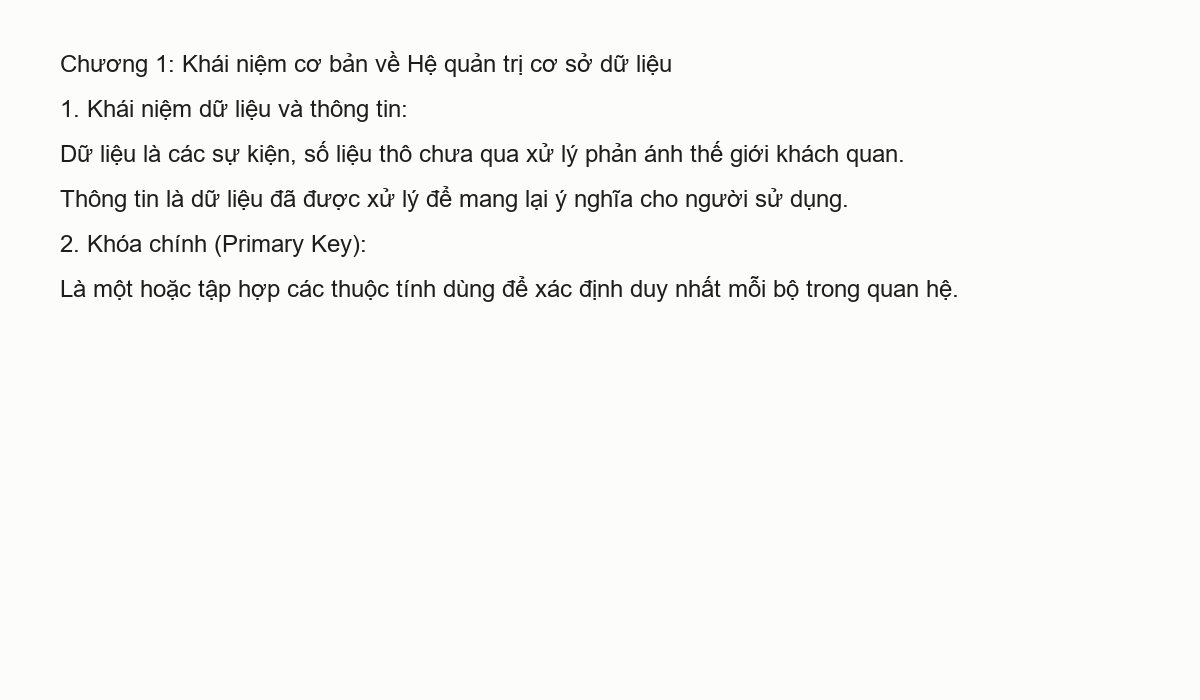
#> input picture ocr_module/eval/images/sample_clean.png, 1200 x 700 px
$ python -i preprocess.py   (imports and definitions only)
#> lines starting #> are read from the running program, lines starting #| are printed output that depends on the picture; after the words box and inside, x2 and y2 are one past the last pixel; in counts of white or black regions, pixels touching at a corner belong together
#> further down, picture is the input picture: shape (700, 1200, 3); mean B, G, R 245.2, 247.2, 247.2
"""
Module tiền xử lý ảnh (preprocess.py).
Thứ tự chuẩn theo thiết kế:
1. EXIF (đã xử lý ở io_utils)
2. Resize (giới hạn cạnh dài, giữ tỉ lệ, cv2.INTER_AREA, không phóng to ảnh nhỏ)
3. Đo & Kiểm tra chất lượng (quality.py)
4. Xoay góc 90°/180° (thủ công hoặc phát hiện)
5. Nắn phối cảnh (tùy chọn)
6. Chỉnh nghiêng nhỏ (deskew trong khoảng [-15°, 15°])
7. Cân bằng sáng & khử bóng đổ (LAB + Background Division + CLAHE)
8. Khử nhiễu nhẹ (chỉ khi cần)
9. Làm nét nhẹ (unsharp mask nhẹ)
"""

from typing import Tuple, List, Dict, Any, Optional
import cv2
import numpy as np

from .config import PreprocessConfig, QualityThresholds
from .quality import measure_image_quality, evaluate_quality


# [85 lines left out: functions resize_image, rotate_orthogonal, deskew_image, not called in this run]


def fix_illumination(img_bgr: np.ndarray, clip_limit: float = 2.0) -> np.ndarray:
    """
    Cân bằng sáng, khử bóng đổ không đều bằng kỹ thuật ước lượng nền (background division)
    kết hợp CLAHE trên kênh L (không gian màu LAB).
    Giữ nguyên ảnh màu / xám mượt mà, TUYỆT ĐỐI không nhị phân hóa cứng.
    """
#> called with clip_limit = 2
    lab = cv2.cvtColor(img_bgr, cv2.COLOR_BGR2LAB)
#> lab: shape (700, 1200, 3); mean of channels 0, 1, 2 247.3, 128, 129
    l, a, b = cv2.split(lab)
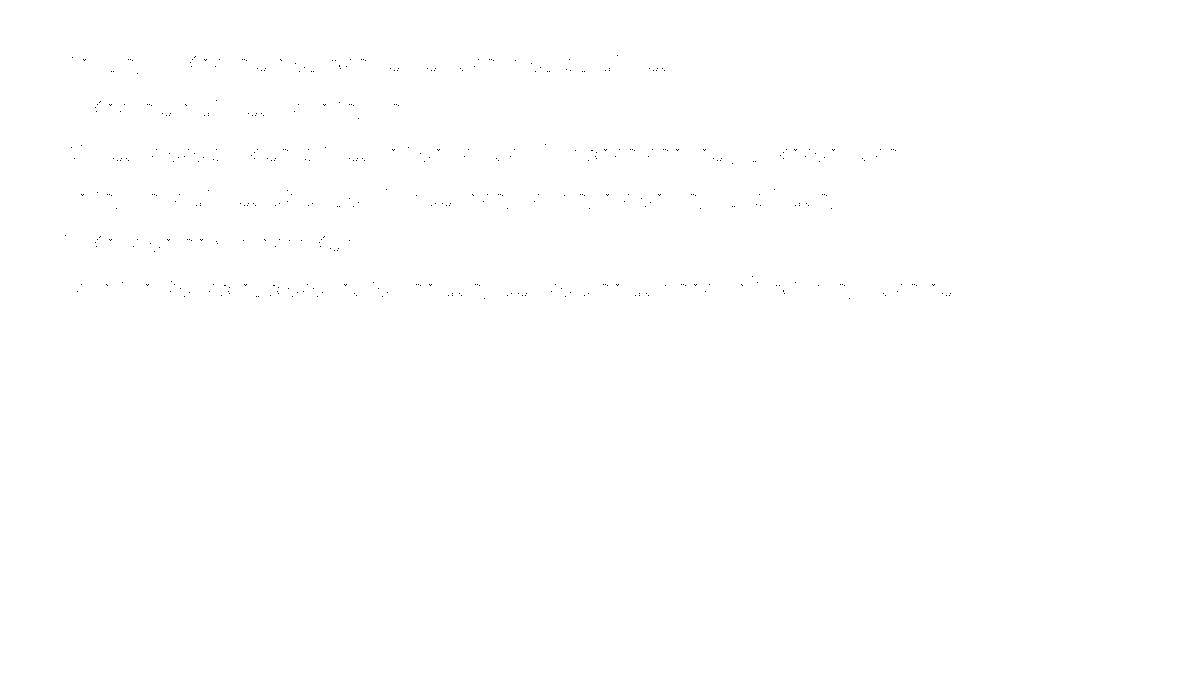
#> a: shape (700, 1200); values 127 (black) and 128 (white), 99.9% white; black in thin lines or dots, all inside (x1, y1, x2, y2) = (65, 55, 951, 299)
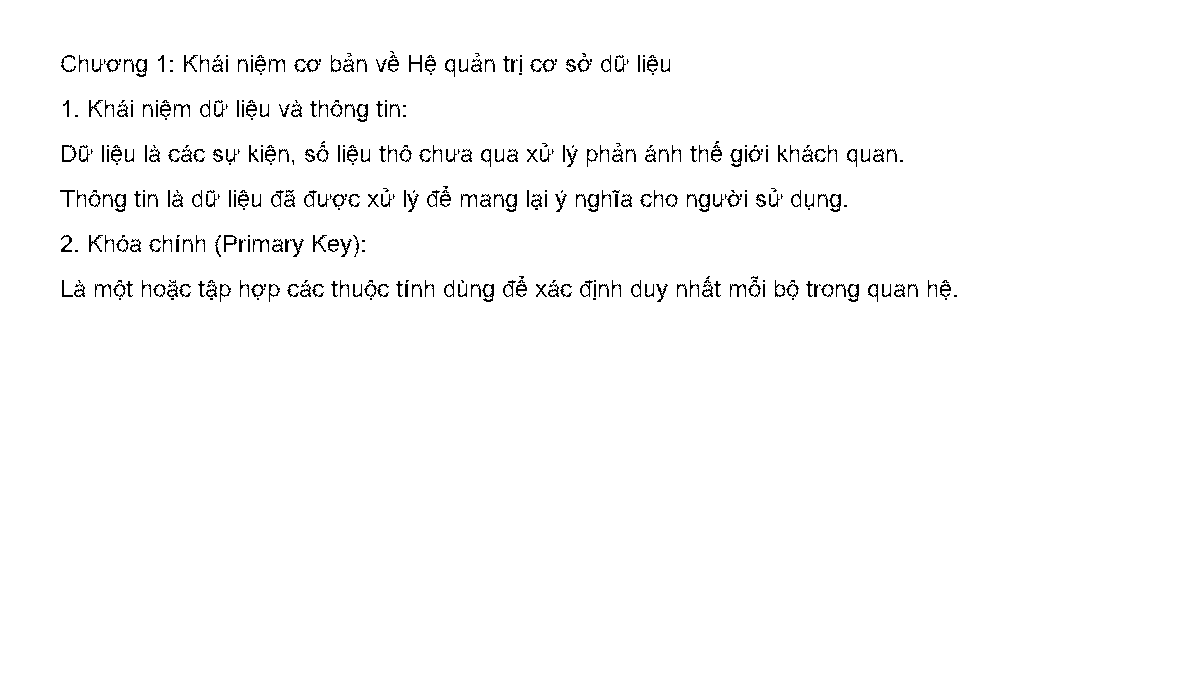
#> b: shape (700, 1200); values 128 (black) and 129 (white), 98.1% white; black in thin lines or dots, all inside (x1, y1, x2, y2) = (60, 51, 957, 302)

    # Kernel lẻ tỉ lệ theo kích thước ảnh
    k = max(31, (min(l.shape) // 8) | 1)
#> k = 87

    # Ước lượng nền bằng Morphological Close + Gaussian Blur
    struct_elem = cv2.getStructuringElement(cv2.MORPH_ELLIPSE, (k, k))
    bg = cv2.morphologyEx(l, cv2.MORPH_CLOSE, struct_elem)
#> bg: shape (700, 1200); every value is 252
    bg = cv2.GaussianBlur(bg, (0, 0), sigmaX=k / 3.0)

    # Phép chia nền: L / Background * 255
    l_div = cv2.divide(l, bg, scale=255)
    l_norm = cv2.normalize(l_div, None, 0, 255, cv2.NORM_MINMAX)

    # Tăng cường tương phản cục bộ bằng CLAHE
    clahe = cv2.createCLAHE(clipLimit=clip_limit, tileGridSize=(8, 8))
    l_enhanced = clahe.apply(l_norm)

    result_lab = cv2.merge([l_enhanced, a, b])
#> result_lab: shape (700, 1200, 3); mean of channels 0, 1, 2 249.7, 128, 129
    return cv2.cvtColor(result_lab, cv2.COLOR_LAB2BGR)


def mild_denoise(img_bgr: np.ndarray) -> np.ndarray:
    """Khử nhiễu nhẹ với Non-local Means (cường độ thấp để tránh làm mất dấu tiếng Việt)."""
    return cv2.fastNlMeansDenoisingColored(img_bgr, None, h=3, hColor=3, templateWindowSize=7, searchWindowSize=21)


# [68 lines left out: functions mild_sharpen, run_preprocessing_pipeline, not called in this run]

>>> import cv2
>>> picture = cv2.imread('eval/images/sample_clean.png')
>>> result = fix_illumination(picture)

$ run again, on ocr_module/eval/images/sample_skewed.png
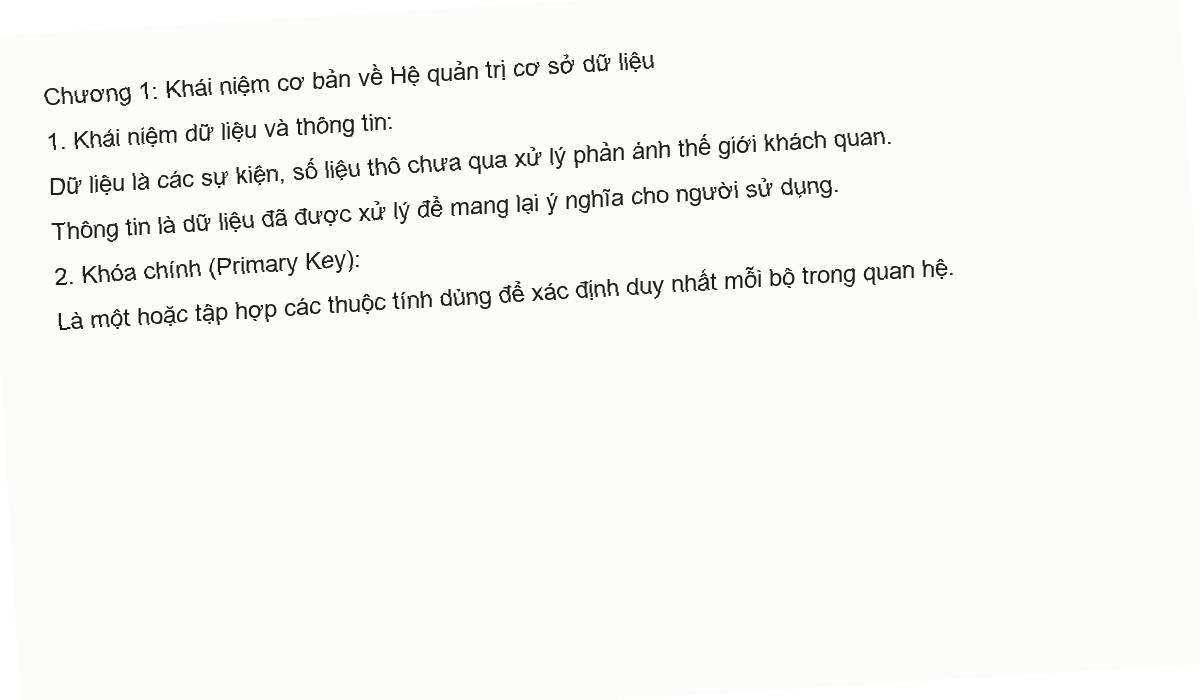
#> input picture ocr_module/eval/images/sample_skewed.png, 1200 x 700 px
#> picture is the input picture: shape (700, 1200, 3); mean B, G, R 245.4, 247.3, 247.3
#> lab: shape (700, 1200, 3); mean of channels 0, 1, 2 247.4, 128, 128.9
#> a: shape (700, 1200); values 127 (black) and 128 (white), 99.9% white; black in thin lines or dots, all inside (x1, y1, x2, y2) = (55, 54, 947, 324)
#> in fix_illumination, `l, a, b = cv2.split(lab)`:
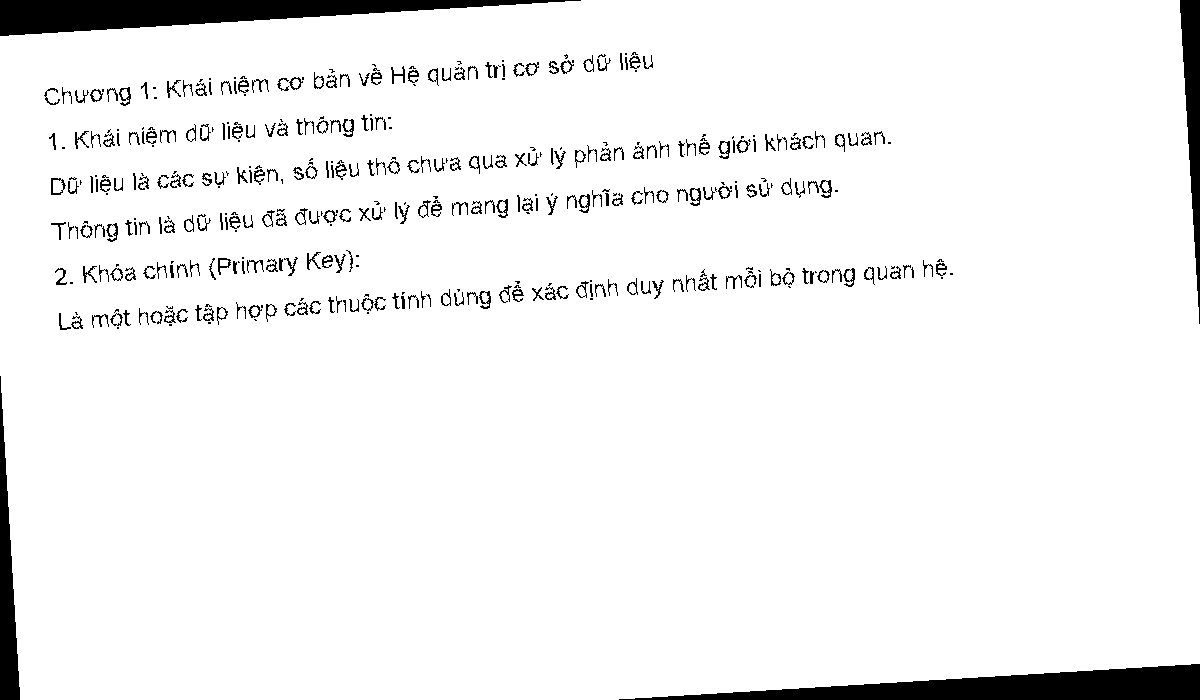
#> b: shape (700, 1200); values 128 (black) and 129 (white), 94.8% white; 414 black regions (141 under 20 px), largest, box (x1, y1, x2, y2) and area: (619, 664, 1200, 700) 10622, (0, 0, 581, 36) 10620, (1180, 0, 1200, 324) 3365
#> in fix_illumination, `bg = cv2.morphologyEx(l, cv2.MORPH_CLOSE, struct_elem)`:
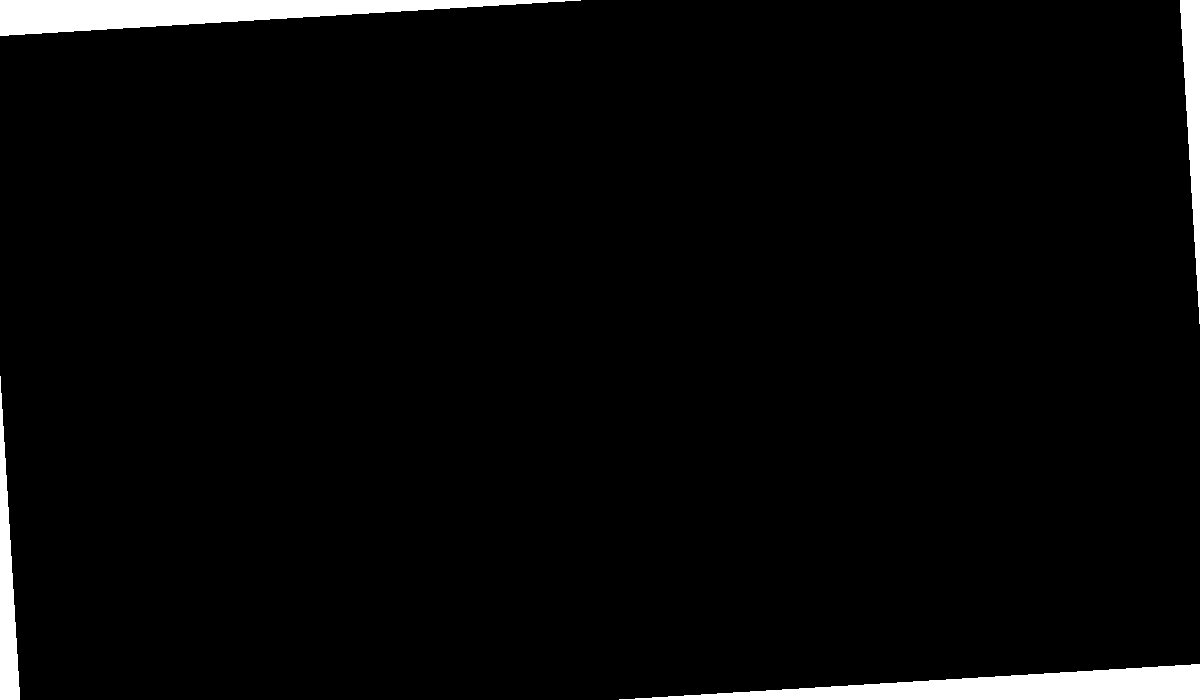
#> bg: shape (700, 1200); values 252 (black) and 255 (white), 3.3% white; 4 white regions, box (x1, y1, x2, y2) and area: (619, 664, 1200, 700) 10622, (0, 0, 581, 36) 10620, (1180, 0, 1200, 324) 3365, (0, 376, 20, 700) 3364
#> result_lab: shape (700, 1200, 3); mean of channels 0, 1, 2 249.6, 128, 128.9
